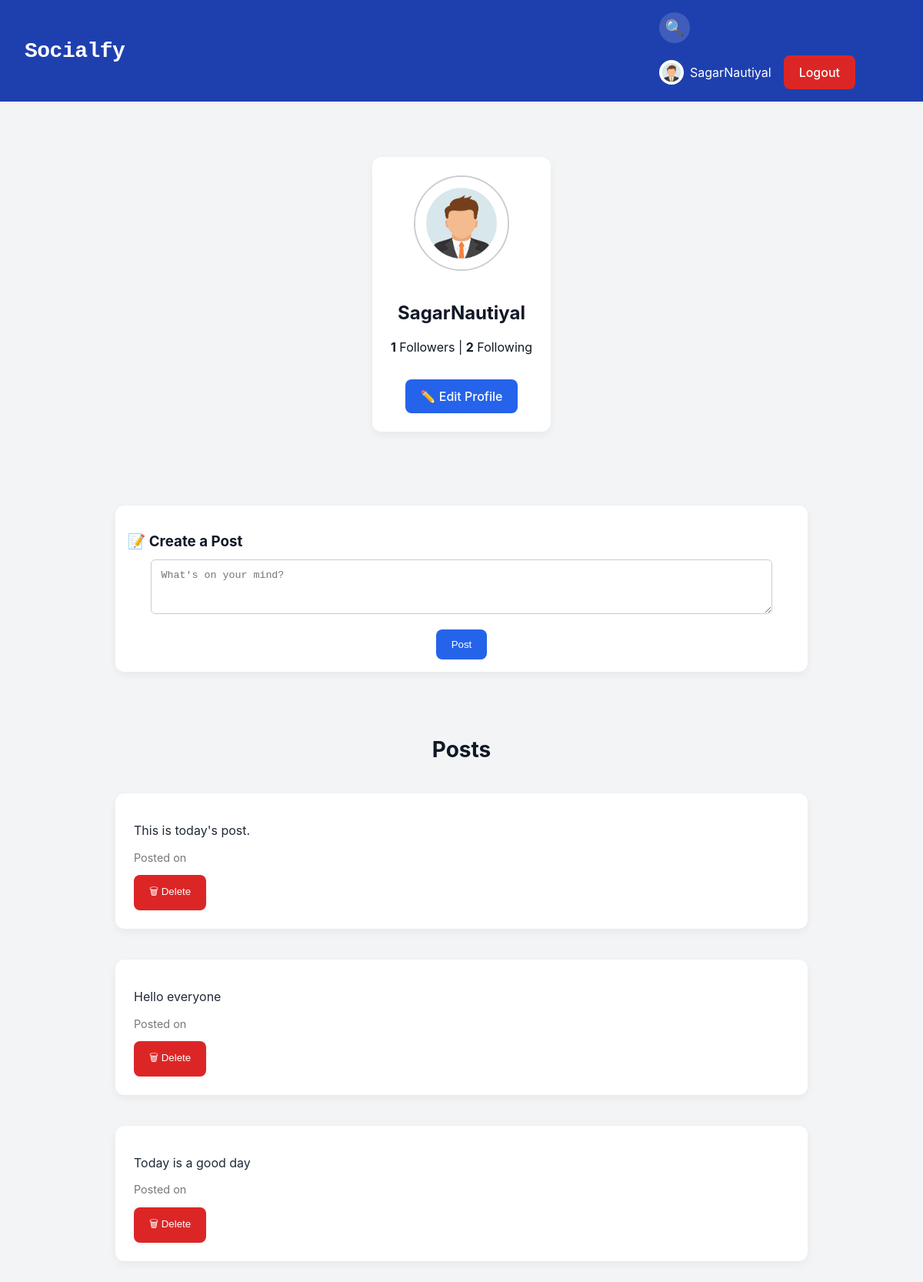
/profile/SagarNautiyal/ (signed in), run on the app's committed database.
### social/models.py (models this page shows, shortened)
class Profile(models.Model):
    user = models.OneToOneField(User, on_delete=models.CASCADE)
    bio = models.TextField(blank=True)
    profile_pic = models.ImageField(
        upload_to='profile_pics/',
        default='profile_pics/default.jpg',
        blank=True,
        null=True
    )

class Post(models.Model):
    author = models.ForeignKey(User, on_delete=models.CASCADE)
    content = models.TextField(blank=True)
    created_at = models.DateTimeField(auto_now_add=True)
    likes = models.ManyToManyField(User, related_name='liked_posts', blank=True)

### social/views.py (the view)
# urls.py: path('profile/<str:username>/', views.profile, name='profile'),
@login_required
def profile(request, username):
    user_profile = get_object_or_404(User, username=username)
    posts = user_profile.post_set.all().order_by('-created_at')
    followers_count = user_profile.followers.count()
    following_count = user_profile.following.count()
    is_following = Follow.objects.filter(follower=request.user, following=user_profile).exists()
    if request.method == 'POST' and request.user == user_profile:
        content = request.POST.get('content')
        if content:
            Post.objects.create(author=request.user, content=content)
            return redirect('profile', username=username)
    context = {
        'user_profile': user_profile,
        'posts': posts,
        'followers_count': followers_count,
        'following_count': following_count,
        'is_following': is_following,
    }
    return render(request, 'social/profile.html', context)

### templates/social/profile.html (shortened to what this page needs)
{% extends 'base.html' %}
{% block content %}
  <div class="card profile-overview" style="text-align: center;">
    <img src="{{ user_profile.profile.profile_pic.url }}" alt="Avatar"
         style="width: 120px; height: 120px; border-radius: 50%; object-fit: cover; border: 2px solid #ccc; margin-bottom: 1rem;" />
    <h2 class="profile-name">{{ user_profile.username }}</h2>
    <p class="profile-stats">
      <strong>{{ followers_count }}</strong> Followers |
      <strong>{{ following_count }}</strong> Following
    </p>
    {% if user.username == user_profile.username %}
      <a href="{% url 'edit_profile' %}" class="btn primary" style="margin-top: 1rem;">✏️ Edit Profile</a>
    {% endif %}
  </div>
  {% if user.username == user_profile.username %}
    <div class="card" style="padding: 1rem; margin-top: 2rem; margin-bottom: 2rem;">
      <h3 style="margin-bottom: 0.8rem;">📝 Create a Post</h3>
      <form method="post" style="text-align: center;">
        <textarea name="content"
                  rows="3"
                  placeholder="What's on your mind?"
                  required
                  style="width: 90%; padding: 0.75rem; border: 1px solid #ccc; border-radius: 6px; resize: vertical; margin-bottom: 1rem;"></textarea>
        <br>
        <button type="submit" class="btn primary">Post</button>
      </form>
    </div>
  {% endif %}
  <h3 class="section-title">Posts</h3>
  {% if posts %}
    {% for post in posts %}
      <div class="card post-card" style="margin-bottom: 1rem;">
        <p class="post-content">{{ post.content }}</p>
        <p class="post-date" style="font-size: 0.9rem; color: #777;">
          Posted on {{ post.created|date:"F j, Y, H:i" }}
        </p>
        {% if user.username == user_profile.username %}
          <form action="{% url 'delete_post' post.id %}" method="post" style="margin-top: 0.5rem;">
            <button type="submit" class="btn danger">🗑 Delete</button>
          </form>
        {% endif %}
      </div>
    {% endfor %}
  {% else %}
    <div class="card">
      <p>No posts yet.</p>
    </div>
  {% endif %}
{% endblock %}

### templates/base.html (shortened to what this page needs)
<!DOCTYPE html>
<html lang="en">
<head>
  {% load static %}
  <link rel="stylesheet" href="{% static 'css/style.css' %}">
</head>
<body>
  <nav class="navbar">
    <a href="{% url 'home' %}" class="navbar-brand">
      Socialfy
    </a>
    <div class="navbar-links">
      {% if user.is_authenticated %}
      <div class="search-container">
        <button id="toggleSearch" class="icon-button" aria-label="Search">🔍</button>
      </div>
      <a href="{% url 'profile' user.username %}" class="profile-link">
        <img src="{{ user.profile.profile_pic.url }}" alt="{{ user.username }}">
        <span>{{ user.username }}</span>
      </a>
      <a href="{% url 'logout' %}" class="btn danger">Logout</a>
      {% else %}
      <a href="{% url 'login' %}" class="btn">Login</a>
      <a href="{% url 'signup' %}" class="btn primary">Sign Up</a>
      {% endif %}
    </div>
  </nav>
  <div class="container">
    <div class="card-container">
      {% block content %}{% endblock %}
    </div>
  </div>
</body>
</html>

### static/css/style.css (style rules this page uses)
body { font-family: 'Inter', sans-serif; background: #f3f4f6; color: #111827; margin: 0; }
.container { max-width: 900px; margin: 2rem auto; padding: 0 1rem; }
.card-container { display: grid; grid-template-columns: 1fr; gap: 1.5rem; }
.navbar { display: flex; justify-content: space-between; align-items: center; padding: 1rem 2rem; background: #1e40af; color: #fff; position: sticky; top: 0; z-index: 100; }
.navbar-brand { font-family: 'Courier New', Courier, monospace; font-size: 1.75rem; font-weight: 700; letter-spacing: -0.5px; text-decoration: none; color: #fff; transition: transform 0.2s ease-in-out; }
.navbar-links { display: flex; align-items: center; gap: 1rem; flex-wrap: wrap; }
.icon-button { background: rgba(255, 255, 255, 0.15); border: none; border-radius: 50%; width: 2.5rem; height: 2.5rem; font-size: 1.25rem; color: #fff; cursor: pointer; display: flex; align-items: center; justify-content: center; }
.search-container { position: relative; width: 100%; }
.profile-link { display: flex; align-items: center; gap: 0.5rem; color: #fff; text-decoration: none; }
.profile-link img { width: 2rem; height: 2rem; border-radius: 50%; object-fit: cover; }
.card { background: #fff; border-radius: 12px; padding: 1.5rem; box-shadow: 0 4px 12px rgba(0, 0, 0, 0.05); transition: transform 0.2s; }
.page-title, .section-title { font-size: 1.75rem; margin-bottom: 1rem; color: #111827; text-align: center; }
.post-card .post-content { margin: 0.75rem 0; line-height: 1.5; color: #1f2937; }
.post-card .post-date { font-size: 0.875rem; color: #6b7280; }
.login-card, .signup-card, .create-post-card, .profile-card, .profile-overview { max-width: 500px; margin: 2.5rem auto; }
.btn { display: inline-block; padding: 0.75rem 1.25rem; border-radius: 8px; font-weight: 500; text-decoration: none; border: none; cursor: pointer; text-align: center; }
.btn.primary { background: #2563eb; color: #fff; }
.btn.danger { background: #dc2626; color: #fff; }

### data on the page
Post: content "This is today's post."
Post: content "Hello everyone"
Post: content "Today is a good day"

### other printed values
{{ user.username }} "SagarNautiyal"
{{ user_profile.username }} "SagarNautiyal"
{{ followers_count }} "1"
{{ following_count }} "2"
